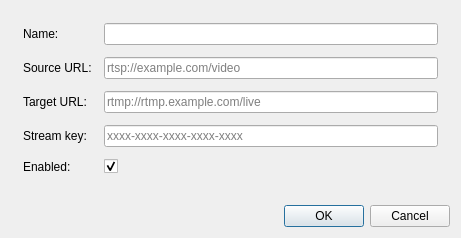
<?xml version="1.0" encoding="UTF-8"?>
<ui version="4.0">
 <class>StreamerEditDialog</class>
 <widget class="QDialog" name="StreamerEditDialog">
  <property name="geometry">
   <rect>
    <x>0</x>
    <y>0</y>
    <width>461</width>
    <height>238</height>
   </rect>
  </property>
  <layout class="QVBoxLayout" name="verticalLayout">
   <item>
    <layout class="QFormLayout" name="formLayout">
     <property name="horizontalSpacing">
      <number>12</number>
     </property>
     <property name="verticalSpacing">
      <number>12</number>
     </property>
     <property name="leftMargin">
      <number>12</number>
     </property>
     <property name="topMargin">
      <number>12</number>
     </property>
     <property name="rightMargin">
      <number>12</number>
     </property>
     <property name="bottomMargin">
      <number>12</number>
     </property>
     <item row="0" column="0">
      <widget class="QLabel" name="nameLabel">
       <property name="text">
        <string>Name:</string>
       </property>
       <property name="buddy">
        <cstring>nameEdit</cstring>
       </property>
      </widget>
     </item>
     <item row="0" column="1">
      <widget class="QLineEdit" name="nameEdit">
       <property name="text">
        <string/>
       </property>
      </widget>
     </item>
     <item row="1" column="0">
      <widget class="QLabel" name="sourceUrlLabel">
       <property name="text">
        <string>Source URL:</string>
       </property>
       <property name="buddy">
        <cstring>sourceUrlEdit</cstring>
       </property>
      </widget>
     </item>
     <item row="1" column="1">
      <widget class="QLineEdit" name="sourceUrlEdit">
       <property name="placeholderText">
        <string>rtsp://example.com/video</string>
       </property>
      </widget>
     </item>
     <item row="2" column="0">
      <widget class="QLabel" name="targetUrlLabel">
       <property name="text">
        <string>Target URL:</string>
       </property>
       <property name="buddy">
        <cstring>targetUrlEdit</cstring>
       </property>
      </widget>
     </item>
     <item row="2" column="1">
      <widget class="QLineEdit" name="targetUrlEdit">
       <property name="placeholderText">
        <string>rtmp://rtmp.example.com/live</string>
       </property>
      </widget>
     </item>
     <item row="3" column="0">
      <widget class="QLabel" name="keyLabel">
       <property name="text">
        <string>Stream key:</string>
       </property>
       <property name="buddy">
        <cstring>keyEdit</cstring>
       </property>
      </widget>
     </item>
     <item row="3" column="1">
      <widget class="QLineEdit" name="keyEdit">
       <property name="placeholderText">
        <string>xxxx-xxxx-xxxx-xxxx-xxxx</string>
       </property>
      </widget>
     </item>
     <item row="4" column="0">
      <widget class="QLabel" name="enabledLabel">
       <property name="text">
        <string>Enabled:</string>
       </property>
       <property name="buddy">
        <cstring>enabledCheckBox</cstring>
       </property>
      </widget>
     </item>
     <item row="4" column="1">
      <widget class="QCheckBox" name="enabledCheckBox">
       <property name="checkable">
        <bool>true</bool>
       </property>
       <property name="checked">
        <bool>true</bool>
       </property>
      </widget>
     </item>
    </layout>
   </item>
   <item>
    <widget class="QDialogButtonBox" name="buttonBox">
     <property name="orientation">
      <enum>Qt::Orientation::Horizontal</enum>
     </property>
     <property name="standardButtons">
      <set>QDialogButtonBox::StandardButton::Cancel|QDialogButtonBox::StandardButton::Ok</set>
     </property>
    </widget>
   </item>
  </layout>
 </widget>
 <tabstops>
  <tabstop>nameEdit</tabstop>
  <tabstop>sourceUrlEdit</tabstop>
  <tabstop>targetUrlEdit</tabstop>
  <tabstop>keyEdit</tabstop>
  <tabstop>enabledCheckBox</tabstop>
 </tabstops>
 <resources/>
 <connections>
  <connection>
   <sender>buttonBox</sender>
   <signal>accepted()</signal>
   <receiver>StreamerEditDialog</receiver>
   <slot>accept()</slot>
   <hints>
    <hint type="sourcelabel">
     <x>257</x>
     <y>550</y>
    </hint>
    <hint type="destinationlabel">
     <x>157</x>
     <y>237</y>
    </hint>
   </hints>
  </connection>
  <connection>
   <sender>buttonBox</sender>
   <signal>rejected()</signal>
   <receiver>StreamerEditDialog</receiver>
   <slot>reject()</slot>
   <hints>
    <hint type="sourcelabel">
     <x>325</x>
     <y>550</y>
    </hint>
    <hint type="destinationlabel">
     <x>286</x>
     <y>237</y>
    </hint>
   </hints>
  </connection>
 </connections>
</ui>
